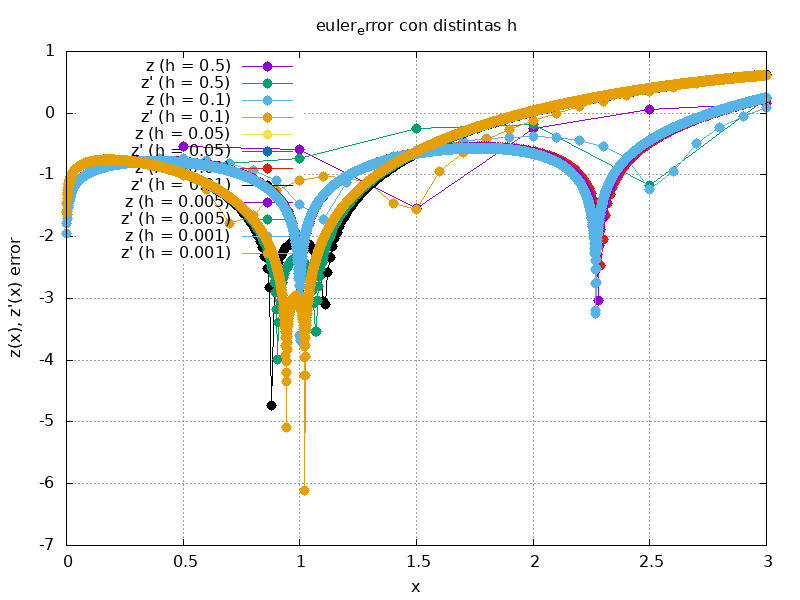

Write gnuplot code to recreate this figure.
# Configurar el tipo de gráfico
set title "euler_error con distintas h"
set xlabel "x"
set ylabel "z(x), z'(x) error"
set grid


set terminal png size 800,600
set output 'euler_error.png'
set key left

set xrange [0: 3]

# Graficar los puntos experimentales y la expresión teórica
plot "euler_error05.txt" using 1:2 with linespoints pointtype 7 pointsize 0.5 title "z (h = 0.5)", \
	"euler_error05.txt" using 1:3 with linespoints pointtype 7 pointsize 0.5 title "z' (h = 0.5)" , \
	"euler_error01.txt" using 1:2 with linespoints pointtype 7 pointsize 0.5 title "z (h = 0.1)", \
	"euler_error01.txt" using 1:3 with linespoints pointtype 7 pointsize 0.5 title "z' (h = 0.1)" , \
	"euler_error005.txt" using 1:2 with linespoints pointtype 7 pointsize 0.5 title "z (h = 0.05)", \
	"euler_error005.txt" using 1:3 with linespoints pointtype 7 pointsize 0.5 title "z' (h = 0.05)" , \
	"euler_error001.txt" using 1:2 with linespoints pointtype 7 pointsize 0.5 title "z (h = 0.01)", \
	"euler_error001.txt" using 1:3 with linespoints pointtype 7 pointsize 0.5 title "z' (h = 0.01)" , \
	"euler_error0005.txt" using 1:2 with linespoints pointtype 7 pointsize 0.5 title "z (h = 0.005)", \
	"euler_error0005.txt" using 1:3 with linespoints pointtype 7 pointsize 0.5 title "z' (h = 0.005)" , \
	"euler_error0001.txt" using 1:2 with linespoints pointtype 7 pointsize 0.5 title "z (h = 0.001)", \
	"euler_error0001.txt" using 1:3 with linespoints pointtype 7 pointsize 0.5 title "z' (h = 0.001)" , \
